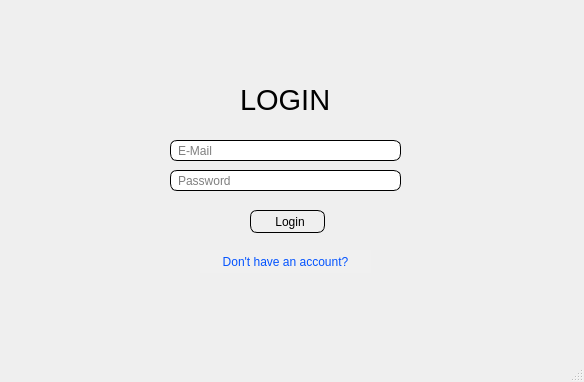
<?xml version="1.0" encoding="UTF-8"?>
<ui version="4.0">
 <class>MainWindow</class>
 <widget class="QMainWindow" name="MainWindow">
  <property name="geometry">
   <rect>
    <x>0</x>
    <y>0</y>
    <width>584</width>
    <height>382</height>
   </rect>
  </property>
  <property name="windowTitle">
   <string>MainWindow</string>
  </property>
  <widget class="QWidget" name="centralwidget">
   <widget class="QLineEdit" name="email_entry">
    <property name="geometry">
     <rect>
      <x>170</x>
      <y>140</y>
      <width>231</width>
      <height>21</height>
     </rect>
    </property>
    <property name="styleSheet">
     <string notr="true">border-radius: 7px;
border: 0.5px solid black;
padding-left: 5px;</string>
    </property>
    <property name="text">
     <string/>
    </property>
    <property name="placeholderText">
     <string>E-Mail</string>
    </property>
   </widget>
   <widget class="QLineEdit" name="pass_entry">
    <property name="geometry">
     <rect>
      <x>170</x>
      <y>170</y>
      <width>231</width>
      <height>21</height>
     </rect>
    </property>
    <property name="styleSheet">
     <string notr="true">border-radius: 7px;
border: 0.5px solid black;
padding-left: 5px;</string>
    </property>
    <property name="text">
     <string/>
    </property>
    <property name="echoMode">
     <enum>QLineEdit::Password</enum>
    </property>
    <property name="placeholderText">
     <string>Password</string>
    </property>
   </widget>
   <widget class="QLabel" name="login_lbl">
    <property name="geometry">
     <rect>
      <x>240</x>
      <y>80</y>
      <width>91</width>
      <height>41</height>
     </rect>
    </property>
    <property name="font">
     <font>
      <family>Segoe UI</family>
      <pointsize>48</pointsize>
     </font>
    </property>
    <property name="text">
     <string>&lt;html&gt;&lt;head/&gt;&lt;body&gt;&lt;p&gt;&lt;span style=&quot; font-size:22pt;&quot;&gt;LOGIN&lt;/span&gt;&lt;/p&gt;&lt;/body&gt;&lt;/html&gt;</string>
    </property>
   </widget>
   <widget class="QPushButton" name="submit_btn">
    <property name="geometry">
     <rect>
      <x>250</x>
      <y>210</y>
      <width>75</width>
      <height>23</height>
     </rect>
    </property>
    <property name="styleSheet">
     <string notr="true">border-radius: 7px;
border: 0.5px solid black;
padding-left: 5px;</string>
    </property>
    <property name="text">
     <string>Login</string>
    </property>
   </widget>
   <widget class="QPushButton" name="registerTransfer">
    <property name="geometry">
     <rect>
      <x>200</x>
      <y>250</y>
      <width>171</width>
      <height>23</height>
     </rect>
    </property>
    <property name="styleSheet">
     <string notr="true">background-color: #f0f0f0;
border: 0px transparent white;
color: rgb(3, 83, 255);</string>
    </property>
    <property name="text">
     <string>Don't have an account?</string>
    </property>
   </widget>
  </widget>
  <widget class="QMenuBar" name="menubar">
   <property name="geometry">
    <rect>
     <x>0</x>
     <y>0</y>
     <width>584</width>
     <height>21</height>
    </rect>
   </property>
  </widget>
  <widget class="QStatusBar" name="statusbar"/>
 </widget>
 <resources/>
 <connections/>
</ui>
